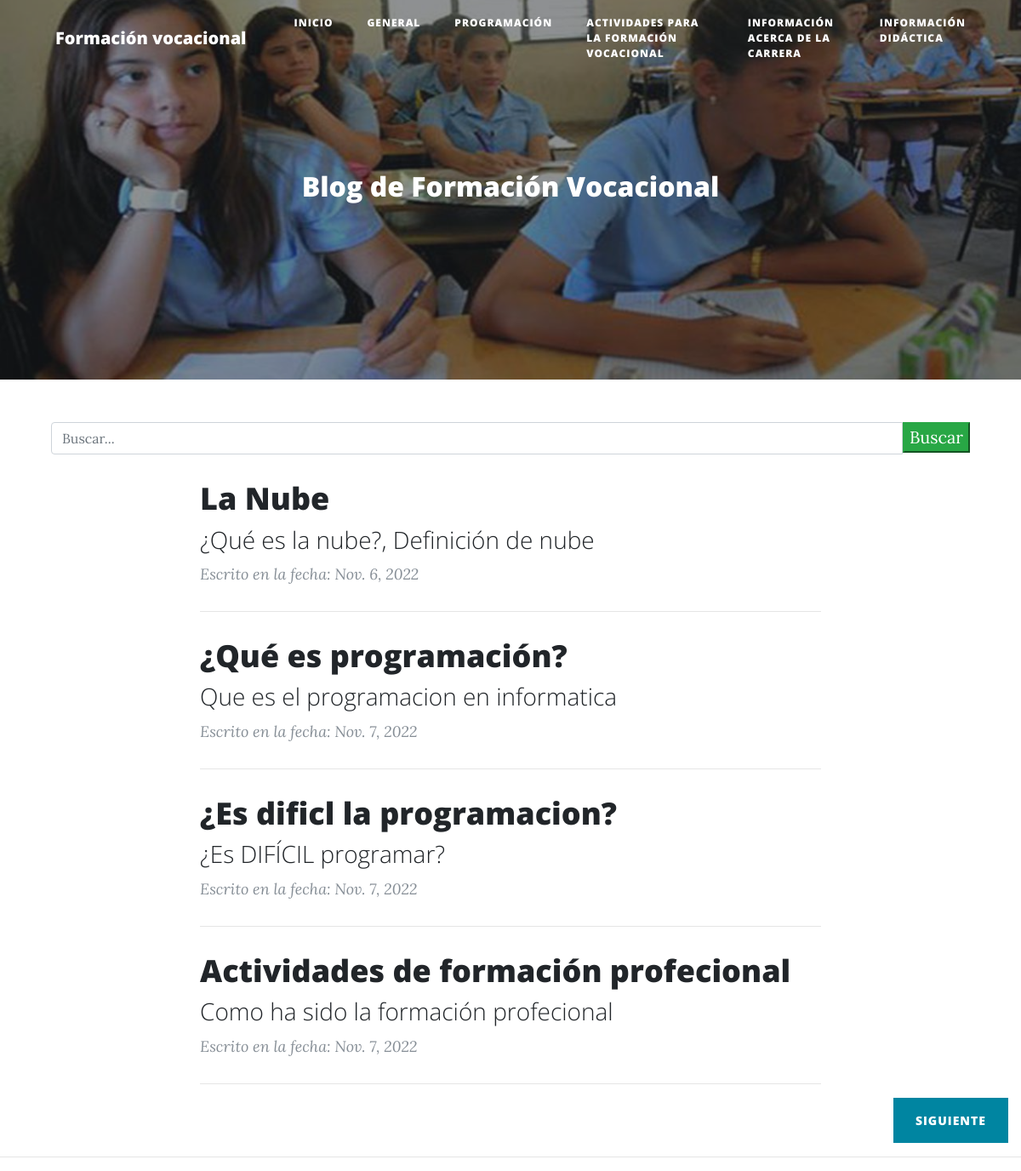
/, run on an earlier commit of the app's database.
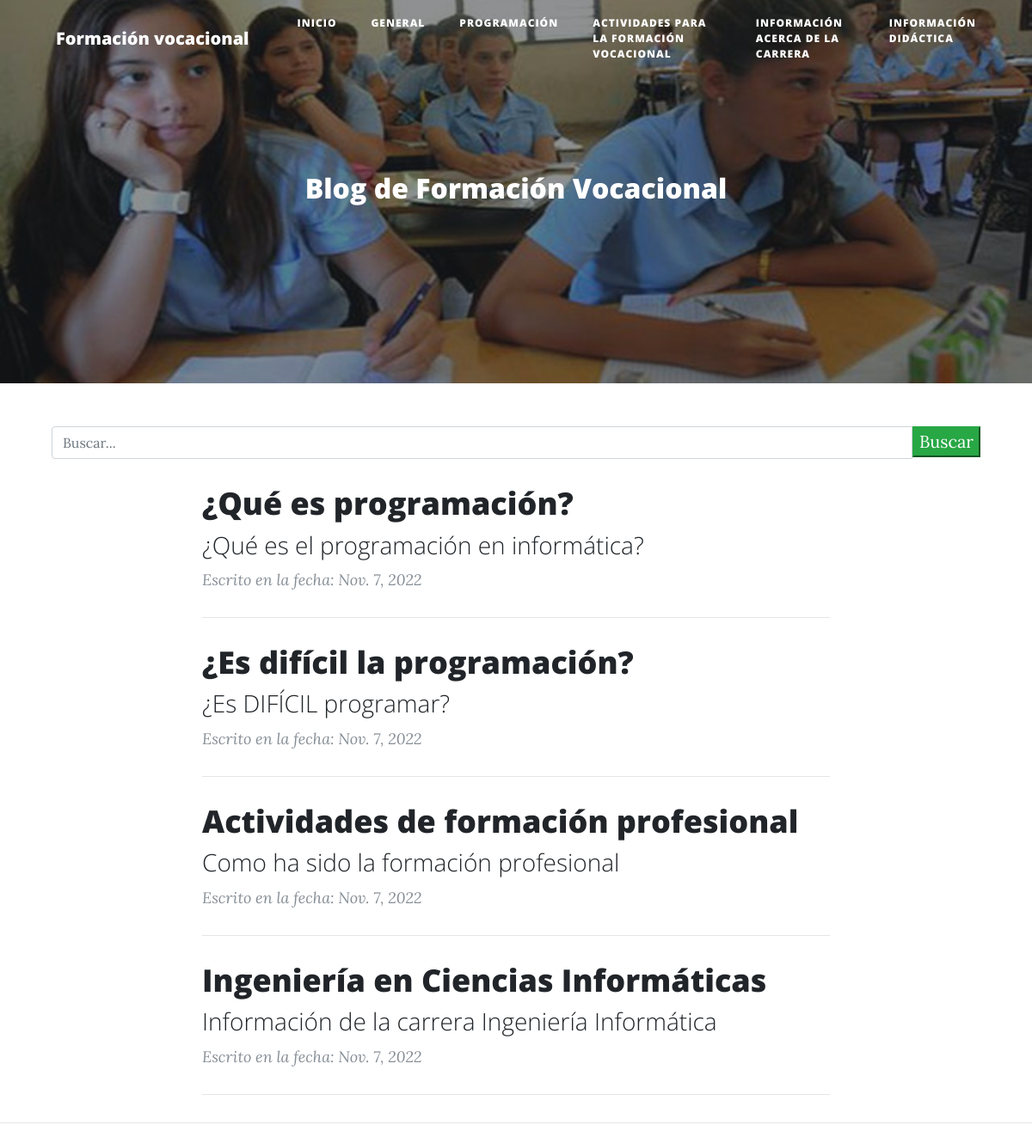
And on a later commit of the database.
### aplicaciones/blog/models.py (models this page shows, shortened)
class Post(models.Model):
    id = models.AutoField(primary_key=True)
    titulo = models.CharField(max_length=90, blank=False, null=False, verbose_name='Titulo')
    slug = models.CharField(max_length=100, blank=False, null=False, verbose_name='Slugs')
    descripcion = models.CharField(max_length=100, blank=False, null=False, verbose_name='Descripción')
    contenido = RichTextField(verbose_name='Contenido')
    imagen = models.URLField(max_length=9999999 ,blank=False, null=False)
    autor = models.ForeignKey(Autor, on_delete=models.CASCADE)
    categoria = models.ForeignKey(Categoria, on_delete=models.CASCADE)
    estado = models.BooleanField(default=True ,verbose_name='Publicado/No Publicado')
    fecha_creacion = models.DateField(auto_now=False, auto_now_add=True, verbose_name='Fecha de creación')
    class Meta:
        verbose_name = 'Post'
        verbose_name_plural = 'Posts'

### aplicaciones/blog/views.py (the view)
# urls.py: path('', home, name='index'),
def home(request):
    queryset = request.GET.get("buscar")
    print(queryset)
    posts = Post.objects.filter(estado=True)
    if queryset:
        posts = Post.objects.filter(
            Q(titulo__icontains=queryset) |
            Q(descripcion__icontains=queryset)
        ).distinct()
    paginator = Paginator(posts, 4)
    page = request.GET.get('page')
    posts = paginator.get_page(page)
    return render(request, 'index.html', {'posts': posts})

### Templates/index.html (shortened to what this page needs)
{% load staticfiles %}
<!DOCTYPE html>
<html lang="es">
<head>
    <link href="{% static 'vendor/bootstrap/css/bootstrap.min.css' %}" rel="stylesheet">
    <link href="{% static 'vendor/fontawesome-free/css/all.min.css' %}" rel="stylesheet" type="text/css">
    <link href="{% static 'css/clean-blog.min.css' %}" rel="stylesheet">
</head>
<body>
<nav class="navbar navbar-expand-lg navbar-light fixed-top" id="mainNav">
    <div class="container">
        <a class="navbar-brand" href="{% url 'blog:index' %}">Formación vocacional</a>
        <div class="collapse navbar-collapse" id="navbarResponsive">
            <ul class="navbar-nav ml-auto">
                <li class="nav-item">
                    <a class="nav-link" href="{% url 'blog:index' %}">Inicio</a>
                </li>
                <li class="nav-item">
                    <a class="nav-link" href="{% url 'blog:generales' %}">General</a>
                </li>
                <li class="nav-item">
                    <a class="nav-link" href="{% url 'blog:programacion' %}">Programación</a>
                </li>
                <li class="nav-item">
                    <a class="nav-link" href="{% url 'blog:actividades_formacion' %}">Actividades para la Formación Vocacional</a>
                </li>
                <li class="nav-item">
                    <a class="nav-link" href="{% url 'blog:info_carrera' %}">Información acerca de la carrera</a>
                </li>
                <li class="nav-item">
                    <a class="nav-link" href="{% url 'blog:informacion_didactica' %}">Información Didáctica</a>
                </li>
            </ul>
        </div>
    </div>
</nav>
<header class="masthead"
        style="background-image: url({% block imagen %}{% static 'img/home-bg.jpg' %}{% endblock imagen %})">
    <div class="overlay"></div>
    <div class="container">
        <div class="row">
            <div class="col-lg-8 col-md-10 mx-auto">
                <div class="site-heading">
                    <h2>{% block titulo_principal %}Blog de Formación Vocacional{% endblock titulo_principal %}</h2>
                </div>
            </div>
        </div>
    </div>
</header>
{% block barra_busqueda %}
    <div class="container">
        <div class="row">
            <div class="col-md-12 search">
                <form method="get">
                    <div id="custom-search-input">
                        <div class="input-group col-md-12">
                            <input type="text" class="form-control" placeholder="Buscar..." id="name" name="buscar"
                                   value="{{ request.GET.buscar }}">
                            <span class="input-group-list">
                                <button type="submit" class="button btn-success">Buscar</button>
                            </span>
                        </div>
                    </div>
                </form>
            </div>
        </div>
    </div>
{% endblock barra_busqueda %}
<div class="container">
    <div class="row">
        <div class="col-lg-8 col-md-10 mx-auto">
            {% block contenido %}
                {% if posts %}
                    {% for post in posts %}
                        <div class="post-preview">
                            <a href="{% url 'blog:detalle_post' post.slug %}">
                                <h2 class="post-title">
                                    {{ post.titulo }}
                                </h2>
                                <h3 class="post-subtitle">
                                    {{ post.descripcion }}
                                </h3>
                            </a>
                            <p class="post-meta">Escrito en la fecha: {{ post.fecha_creacion }}</p>
                        </div>
                        <hr>
                    {% endfor %}
                {% else %}
                    <h2>No existe Post registrados</h2>
                {% endif %}
            {% endblock contenido %}
        </div>
    </div>
</div>
<div class="row">
    <div class="col-md-12 col-md-12 col-md-12 col-md-12">
        <div class="col-md-6 col-sm-6 col-lg-6 col-xs-6 float-right">
            {% if posts.has_next %}
                <div class="clearfix">
                <a href="?page={{ posts.next_page_number }}{% if request.GET.search %}&q={{ request.GET.search }}{% endif %}" class="btn btn-primary float-right">Siguiente</a>
                </div>
            {% endif %}
        </div>
    </div>
</div>
<hr>
</body>
</html>

What changed in the data, as far as the page shows it:
removed Post: titulo "La Nube", descripcion "¿Qué es la nube?, Definición de nube", fecha_creacion "Nov. 6, 2022"
changed Post "¿Qué es programación?": descripcion "Que es el programacion en informatica" → "¿Qué es el programación en informática?"
changed Post "¿Es DIFÍCIL programar?": titulo "¿Es dificl la programacion?" → "¿Es difícil la programación?"
changed Post: titulo "Actividades de formación profecional" → "Actividades de formación profesional"; descripcion "Como ha sido la formación profecional" → "Como ha sido la formación profesional"
now on this page (row edited): Post: titulo "Ingeniería en Ciencias Informáticas", descripcion "Información de la carrera Ingeniería Informática", fecha_creacion "Nov. 7, 2022"
Also different on the page:
text no longer shown: "SIGUIENTE"
